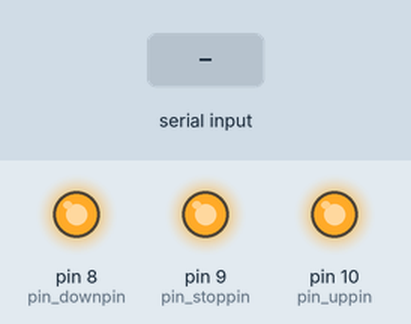
This sketch was run on a simulated Arduino Uno, built with avr-gcc and run on an emulated ATmega328P. Shown: output pins drawn as LEDs (lit = HIGH). The test bench sets the inputs (shaded band). What the sketch prints to the serial monitor is not drawn.

Above: at 0.1 s.
At 2.2 s:
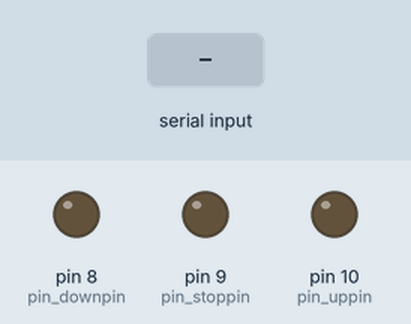
2.3 s: "1" received over Serial
Timing chart, 0 to 5.3 s (numbered marks = the images above; inputs shaded):
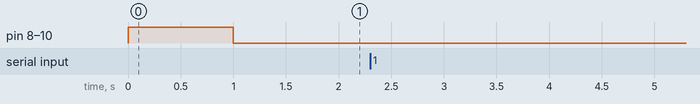

The sketch:

BtReceiver.ino
```cpp
int pin_btvcc=11;
int pin_uppin=10;
int pin_stoppin=9;
int pin_downpin=8;

int test_mode=0; //test mode disable
//int test_mode=1; //test mode enable

#define BAUDRATE 9600

int delaytime=400;
int delaytime_verifyled=1000;

const char UpCmd[] = "IamUpButton\n";
const char StopCmd[] = "IamStopButton\n";
const char DownCmd[] = "IamDownButton\n";

void setup()
{
  pinMode(pin_btvcc, OUTPUT);
  pinMode(pin_uppin, OUTPUT);
  pinMode(pin_stoppin, OUTPUT);
  pinMode(pin_downpin, OUTPUT);
  VerifyLed();
  Serial.begin(BAUDRATE);
}

void loop()
{
  ReadCommand();
  delay(1000);
}

void WriteCommand(const char *str)
{
  Serial.println(str);
}

void ReadCommand(void)
{
  //Serial.print("ReadCommand\n");
  int readsize=0;

  if(test_mode>0)
      readsize=10;

  if ( ((readsize=Serial.available()) > 0) || test_mode>0) {
    //Serial.print("read data from serial");
    char buf[readsize];
    if(0!=Serial.readBytes(buf, readsize) || test_mode>0)
    {
      //Serial.print("readsize is %3d\n",readsize);
      //It means vliad data was found
      if(memcmp(buf,UpCmd,readsize)==0 /*&& test_mode==1*/)
      {
        //match UpCmd
        //Serial.print("match IamUpButton command\n");
        DoUp();
      }
      else if(memcmp(buf,StopCmd,readsize)==0 /*&& test_mode==2*/)
      {
        //match StopCmd
        //Serial.print("match IamStopButton command\n");
        DoStop();
      }
      else if(memcmp(buf,DownCmd,readsize)==0 /*&& test_mode==3*/)
      {
        //match DownCmd
        //Serial.print("match IamDownButton command\n");
        DoDown();
      }
      else
      {
        Serial.print("Not expect value\n");
      }

      //test_mode = test_mode%3+1;
    }
  }
}

void VerifyLed(void)
{
  digitalWrite(pin_uppin, HIGH);
  digitalWrite(pin_stoppin, HIGH);
  digitalWrite(pin_downpin, HIGH);
  delay(delaytime_verifyled);
  digitalWrite(pin_uppin, LOW);
  digitalWrite(pin_stoppin, LOW);
  digitalWrite(pin_downpin, LOW);
}

void ResetStatus(void)
{
  digitalWrite(pin_uppin, LOW);
  digitalWrite(pin_stoppin, LOW);
  digitalWrite(pin_downpin, LOW);
  delay(delaytime);
}

void DoUp(void)
{
  digitalWrite(pin_uppin, HIGH);
  digitalWrite(pin_stoppin, LOW);
  digitalWrite(pin_downpin, LOW);
  delay(delaytime);
  ResetStatus();
}

void DoStop(void)
{
  digitalWrite(pin_uppin, LOW);
  digitalWrite(pin_stoppin, HIGH);
  digitalWrite(pin_downpin, LOW);
  delay(delaytime);
  ResetStatus();
}

void DoDown(void)
{
  digitalWrite(pin_uppin, LOW);
  digitalWrite(pin_stoppin, LOW);
  digitalWrite(pin_downpin, HIGH);
  delay(delaytime);
  ResetStatus();
}
```

Measured:
- after the input at 2.3 s, every drawn part: stays the same
